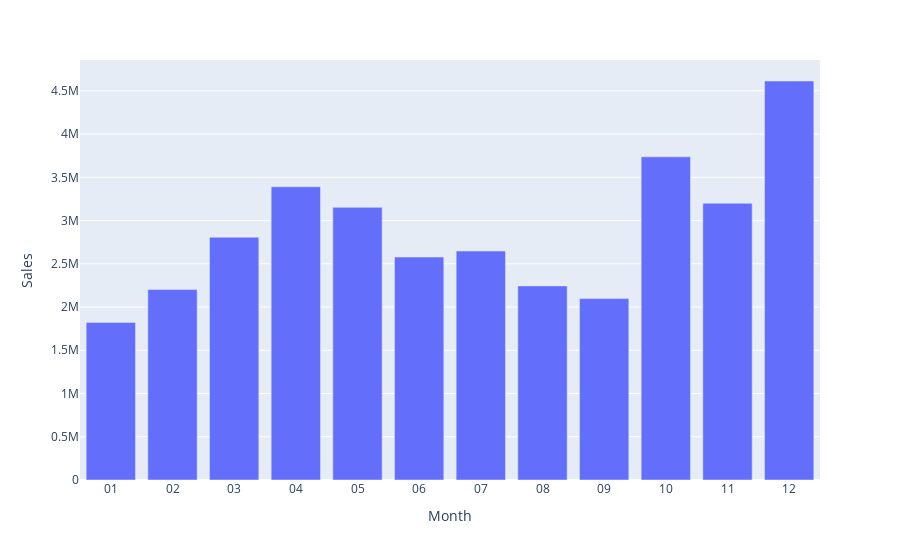

This figure's notebook cell:
### Code cell
px.bar(month_sales,x=month_sales.index, y= month_sales['Sales'])

### Figure 1 — Plotly figure (JSON) as saved in the notebook; plotly's stock layout.template omitted (floating-point values rounded to 4 significant figures)
{"data": [{"alignmentgroup": "True", "hovertemplate": "Month=%{x}<br>Sales=%{y}<extra></extra>", "legendgroup": "", "marker": {"color": "#636efa", "pattern": {"shape": ""}}, "name": "", "offsetgroup": "", "orientation": "v", "showlegend": false, "textposition": "auto", "type": "bar", "x": ["01", "02", "03", "04", "05", "06", "07", "08", "09", "10", "11", "12"], "xaxis": "x", "y": [1822000.0, 2202000.0, 2807000.0, 3391000.0, 3153000.0, 2578000.0, 2648000.0, 2244000.0, 2098000.0, 3737000.0, 3200000.0, 4613000.0], "yaxis": "y"}], "layout": {"barmode": "relative", "legend": {"tracegroupgap": 0}, "margin": {"t": 60}, "xaxis": {"anchor": "y", "domain": [0, 1], "title": {"text": "Month"}}, "yaxis": {"anchor": "x", "domain": [0, 1], "title": {"text": "Sales"}}}}
